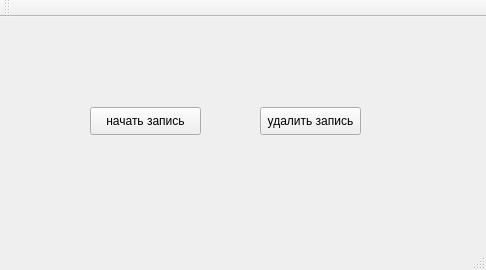
<?xml version="1.0" encoding="UTF-8"?>
<ui version="4.0">
 <class>MainWindow</class>
 <widget class="QMainWindow" name="MainWindow">
  <property name="geometry">
   <rect>
    <x>0</x>
    <y>0</y>
    <width>486</width>
    <height>270</height>
   </rect>
  </property>
  <property name="windowTitle">
   <string>MainWindow</string>
  </property>
  <widget class="QWidget" name="centralWidget">
   <widget class="QPushButton" name="pushButton">
    <property name="geometry">
     <rect>
      <x>90</x>
      <y>90</y>
      <width>111</width>
      <height>28</height>
     </rect>
    </property>
    <property name="text">
     <string>начать запись</string>
    </property>
   </widget>
   <widget class="QPushButton" name="pushButton_2">
    <property name="geometry">
     <rect>
      <x>260</x>
      <y>90</y>
      <width>101</width>
      <height>28</height>
     </rect>
    </property>
    <property name="text">
     <string>удалить запись</string>
    </property>
   </widget>
  </widget>
  <widget class="QMenuBar" name="menuBar">
   <property name="geometry">
    <rect>
     <x>0</x>
     <y>0</y>
     <width>486</width>
     <height>26</height>
    </rect>
   </property>
  </widget>
  <widget class="QToolBar" name="mainToolBar">
   <attribute name="toolBarArea">
    <enum>TopToolBarArea</enum>
   </attribute>
   <attribute name="toolBarBreak">
    <bool>false</bool>
   </attribute>
  </widget>
  <widget class="QStatusBar" name="statusBar"/>
 </widget>
 <layoutdefault spacing="6" margin="11"/>
 <resources/>
 <connections/>
</ui>
